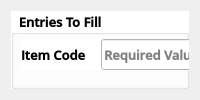
       <widget class="QWidget" name="InventoryData_Window">
        <attribute name="title">
         <string>Inventory Ref.</string>
        </attribute>
        <layout class="QVBoxLayout" name="verticalLayout">
         <item>
          <widget class="QGroupBox" name="groupBox">
           <property name="sizePolicy">
            <sizepolicy hsizetype="Preferred" vsizetype="Preferred">
             <horstretch>0</horstretch>
             <verstretch>0</verstretch>
            </sizepolicy>
           </property>
           <property name="font">
            <font>
             <family>Open Sans SemiBold</family>
             <pointsize>10</pointsize>
             <weight>75</weight>
             <bold>true</bold>
            </font>
           </property>
           <property name="styleSheet">
            <string notr="true">background-color: rgb(255, 255, 255);</string>
           </property>
           <property name="title">
            <string>Entries To Fill</string>
           </property>
           <property name="checkable">
            <bool>false</bool>
           </property>
           <widget class="QWidget" name="layoutWidget">
            <property name="geometry">
             <rect>
              <x>10</x>
              <y>28</y>
              <width>751</width>
              <height>31</height>
             </rect>
            </property>
            <property name="font">
             <font>
              <family>Open Sans SemiBold</family>
              <weight>75</weight>
              <bold>true</bold>
             </font>
            </property>
            <layout class="QHBoxLayout" name="horizontalLayout_3">
             <property name="spacing">
              <number>15</number>
             </property>
             <item>
              <widget class="QLabel" name="label">
               <property name="sizePolicy">
                <sizepolicy hsizetype="Fixed" vsizetype="Preferred">
                 <horstretch>0</horstretch>
                 <verstretch>0</verstretch>
                </sizepolicy>
               </property>
               <property name="font">
                <font>
                 <family>Open Sans SemiBold</family>
                 <pointsize>10</pointsize>
                 <weight>75</weight>
                 <bold>true</bold>
                </font>
               </property>
               <property name="text">
                <string>Item Code</string>
               </property>
              </widget>
             </item>
             <item>
              <widget class="QLineEdit" name="InvEntry_IC">
               <property name="sizePolicy">
                <sizepolicy hsizetype="Preferred" vsizetype="Ignored">
                 <horstretch>0</horstretch>
                 <verstretch>0</verstretch>
                </sizepolicy>
               </property>
               <property name="font">
                <font>
                 <family>Open Sans SemiBold</family>
                 <pointsize>10</pointsize>
                 <weight>75</weight>
                 <bold>true</bold>
                </font>
               </property>
               <property name="placeholderText">
                <string>Required Value To Fill...</string>
               </property>
               <property name="clearButtonEnabled">
                <bool>true</bool>
               </property>
              </widget>
             </item>
             <item>
              <widget class="QLabel" name="label_3">
               <property name="sizePolicy">
                <sizepolicy hsizetype="Fixed" vsizetype="Preferred">
                 <horstretch>0</horstretch>
                 <verstretch>0</verstretch>
                </sizepolicy>
               </property>
               <property name="font">
                <font>
                 <family>Open Sans SemiBold</family>
                 <pointsize>10</pointsize>
                 <weight>75</weight>
                 <bold>true</bold>
                </font>
               </property>
               <property name="text">
                <string>Item Name</string>
               </property>
              </widget>
             </item>
             <item>
              <widget class="QLineEdit" name="InvEntry_IN">
               <property name="sizePolicy">
                <sizepolicy hsizetype="Preferred" vsizetype="Ignored">
                 <horstretch>0</horstretch>
                 <verstretch>0</verstretch>
                </sizepolicy>
               </property>
               <property name="font">
                <font>
                 <family>Open Sans SemiBold</family>
                 <pointsize>10</pointsize>
                 <weight>75</weight>
                 <bold>true</bold>
                </font>
               </property>
               <property name="placeholderText">
                <string>Required Value To Fill...</string>
               </property>
               <property name="clearButtonEnabled">
                <bool>true</bool>
               </property>
              </widget>
             </item>
            </layout>
           </widget>
           <widget class="QWidget" name="layoutWidget">
            <property name="geometry">
             <rect>
              <x>10</x>
              <y>80</y>
              <width>751</width>
              <height>31</height>
             </rect>
            </property>
            <property name="font">
             <font>
              <family>Open Sans SemiBold</family>
              <weight>75</weight>
              <bold>true</bold>
             </font>
            </property>
            <layout class="QHBoxLayout" name="horizontalLayout_4">
             <property name="spacing">
              <number>15</number>
             </property>
             <property name="sizeConstraint">
              <enum>QLayout::SetMaximumSize</enum>
             </property>
             <item>
              <widget class="QLabel" name="label_6">
               <property name="sizePolicy">
                <sizepolicy hsizetype="Fixed" vsizetype="Preferred">
                 <horstretch>0</horstretch>
                 <verstretch>0</verstretch>
                </sizepolicy>
               </property>
               <property name="font">
                <font>
                 <family>Open Sans SemiBold</family>
                 <pointsize>10</pointsize>
                 <weight>75</weight>
                 <bold>true</bold>
                </font>
               </property>
               <property name="text">
                <string>Item Type</string>
               </property>
              </widget>
             </item>
             <item>
              <widget class="QComboBox" name="InvEntry_IT">
               <property name="sizePolicy">
                <sizepolicy hsizetype="MinimumExpanding" vsizetype="Ignored">
                 <horstretch>0</horstretch>
                 <verstretch>0</verstretch>
                </sizepolicy>
               </property>
               <property name="font">
                <font>
                 <family>Open Sans SemiBold</family>
                 <weight>75</weight>
                 <bold>true</bold>
                </font>
               </property>
               <property name="styleSheet">
                <string notr="true"/>
               </property>
               <item>
                <property name="text">
                 <string>Ingredient Item</string>
                </property>
               </item>
               <item>
                <property name="text">
                 <string>Menu Item</string>
                </property>
               </item>
               <item>
                <property name="text">
                 <string>Other Item</string>
                </property>
               </item>
              </widget>
             </item>
             <item>
              <widget class="QLabel" name="label_2">
               <property name="font">
                <font>
                 <family>Open Sans SemiBold</family>
                 <weight>75</weight>
                 <bold>true</bold>
                </font>
               </property>
               <property name="text">
                <string>Material Type</string>
               </property>
              </widget>
             </item>
             <item>
              <widget class="QComboBox" name="InvEntry_MT">
               <property name="sizePolicy">
                <sizepolicy hsizetype="MinimumExpanding" vsizetype="Ignored">
                 <horstretch>0</horstretch>
                 <verstretch>0</verstretch>
                </sizepolicy>
               </property>
               <property name="font">
                <font>
                 <family>Open Sans SemiBold</family>
                 <weight>75</weight>
                 <bold>true</bold>
                </font>
               </property>
               <property name="styleSheet">
                <string notr="true"/>
               </property>
               <item>
                <property name="text">
                 <string>Uncategorized</string>
                </property>
               </item>
               <item>
                <property name="text">
                 <string>Unspecified Item</string>
                </property>
               </item>
               <item>
                <property name="text">
                 <string>Food</string>
                </property>
               </item>
               <item>
                <property name="text">
                 <string>Food Part</string>
                </property>
               </item>
               <item>
                <property name="text">
                 <string>Food Menu</string>
                </property>
               </item>
               <item>
                <property name="text">
                 <string>Snacks</string>
                </property>
               </item>
               <item>
                <property name="text">
                 <string>Drinks</string>
                </property>
               </item>
               <item>
                <property name="text">
                 <string>Dessert</string>
                </property>
               </item>
               <item>
                <property name="text">
                 <string>Furnitures</string>
                </property>
               </item>
               <item>
                <property name="text">
                 <string>Device</string>
                </property>
               </item>
               <item>
                <property name="text">
                 <string>Containers</string>
                </property>
               </item>
              </widget>
             </item>
            </layout>
           </widget>
           <widget class="QWidget" name="layoutWidget">
            <property name="geometry">
             <rect>
              <x>10</x>
              <y>130</y>
              <width>751</width>
              <height>31</height>
             </rect>
            </property>
            <property name="font">
             <font>
              <family>Open Sans SemiBold</family>
              <weight>75</weight>
              <bold>true</bold>
             </font>
            </property>
            <layout class="QHBoxLayout" name="horizontalLayout_5">
             <item>
              <widget class="QLabel" name="label_4">
               <property name="sizePolicy">
                <sizepolicy hsizetype="Fixed" vsizetype="Preferred">
                 <horstretch>0</horstretch>
                 <verstretch>0</verstretch>
                </sizepolicy>
               </property>
               <property name="font">
                <font>
                 <family>Open Sans SemiBold</family>
                 <pointsize>10</pointsize>
                 <weight>75</weight>
                 <bold>true</bold>
                </font>
               </property>
               <property name="text">
                <string>Available Stock</string>
               </property>
              </widget>
             </item>
             <item>
              <widget class="QSpinBox" name="InvEntry_Q">
               <property name="sizePolicy">
                <sizepolicy hsizetype="Preferred" vsizetype="Ignored">
                 <horstretch>0</horstretch>
                 <verstretch>0</verstretch>
                </sizepolicy>
               </property>
               <property name="font">
                <font>
                 <family>Open Sans SemiBold</family>
                 <pointsize>10</pointsize>
                 <weight>75</weight>
                 <bold>true</bold>
                </font>
               </property>
               <property name="styleSheet">
                <string notr="true"/>
               </property>
               <property name="wrapping">
                <bool>true</bool>
               </property>
               <property name="alignment">
                <set>Qt::AlignCenter</set>
               </property>
               <property name="buttonSymbols">
                <enum>QAbstractSpinBox::UpDownArrows</enum>
               </property>
               <property name="showGroupSeparator" stdset="0">
                <bool>false</bool>
               </property>
               <property name="maximum">
                <number>1000</number>
               </property>
              </widget>
             </item>
             <item>
              <widget class="QLabel" name="label_5">
               <property name="sizePolicy">
                <sizepolicy hsizetype="Fixed" vsizetype="Preferred">
                 <horstretch>0</horstretch>
                 <verstretch>0</verstretch>
                </sizepolicy>
               </property>
               <property name="font">
                <font>
                 <family>Open Sans SemiBold</family>
                 <pointsize>10</pointsize>
                 <weight>75</weight>
                 <bold>true</bold>
                </font>
               </property>
               <property name="text">
                <string>Item Cost</string>
               </property>
              </widget>
             </item>
             <item>
              <widget class="QDoubleSpinBox" name="InvEntry_C">
               <property name="sizePolicy">
                <sizepolicy hsizetype="Preferred" vsizetype="Ignored">
                 <horstretch>0</horstretch>
                 <verstretch>0</verstretch>
                </sizepolicy>
               </property>
               <property name="font">
                <font>
                 <family>Open Sans SemiBold</family>
                 <pointsize>10</pointsize>
                 <weight>75</weight>
                 <bold>true</bold>
                </font>
               </property>
               <property name="styleSheet">
                <string notr="true"/>
               </property>
               <property name="alignment">
                <set>Qt::AlignCenter</set>
               </property>
               <property name="prefix">
                <string>₱ </string>
               </property>
               <property name="maximum">
                <double>10000.000000000000000</double>
               </property>
              </widget>
             </item>
             <item>
              <widget class="QLabel" name="label_7">
               <property name="sizePolicy">
                <sizepolicy hsizetype="Fixed" vsizetype="Preferred">
                 <horstretch>0</horstretch>
                 <verstretch>0</verstretch>
                </sizepolicy>
               </property>
               <property name="font">
                <font>
                 <family>Open Sans SemiBold</family>
                 <pointsize>10</pointsize>
                 <weight>75</weight>
                 <bold>true</bold>
                </font>
               </property>
               <property name="text">
                <string>Expiry Date</string>
               </property>
              </widget>
             </item>
             <item>
              <widget class="QDateTimeEdit" name="InvEntry_ED">
               <property name="sizePolicy">
                <sizepolicy hsizetype="Preferred" vsizetype="Ignored">
                 <horstretch>0</horstretch>
                 <verstretch>0</verstretch>
                </sizepolicy>
               </property>
               <property name="font">
                <font>
                 <family>Open Sans SemiBold</family>
                 <pointsize>10</pointsize>
                 <weight>75</weight>
                 <bold>true</bold>
                </font>
               </property>
               <property name="styleSheet">
                <string notr="true"/>
               </property>
               <property name="alignment">
                <set>Qt::AlignCenter</set>
               </property>
               <property name="calendarPopup">
                <bool>true</bool>
               </property>
              </widget>
             </item>
            </layout>
           </widget>
           <widget class="QGroupBox" name="groupBox_3">
            <property name="geometry">
             <rect>
              <x>10</x>
              <y>180</y>
              <width>751</width>
              <height>61</height>
             </rect>
            </property>
            <property name="font">
             <font>
              <family>Open Sans SemiBold</family>
              <weight>75</weight>
              <bold>true</bold>
             </font>
            </property>
            <property name="title">
             <string>Pre-requisites For Modifying / Adding Data</string>
            </property>
            <widget class="QLabel" name="label_13">
             <property name="geometry">
              <rect>
               <x>10</x>
               <y>30</y>
               <width>381</width>
               <height>16</height>
              </rect>
             </property>
             <property name="font">
              <font>
               <family>Open Sans SemiBold</family>
               <weight>75</weight>
               <bold>true</bold>
              </font>
             </property>
             <property name="text">
              <string>- All Fields is Required To Have a Value.</string>
             </property>
            </widget>
           </widget>
          </widget>
         </item>
        </layout>
       </widget>
